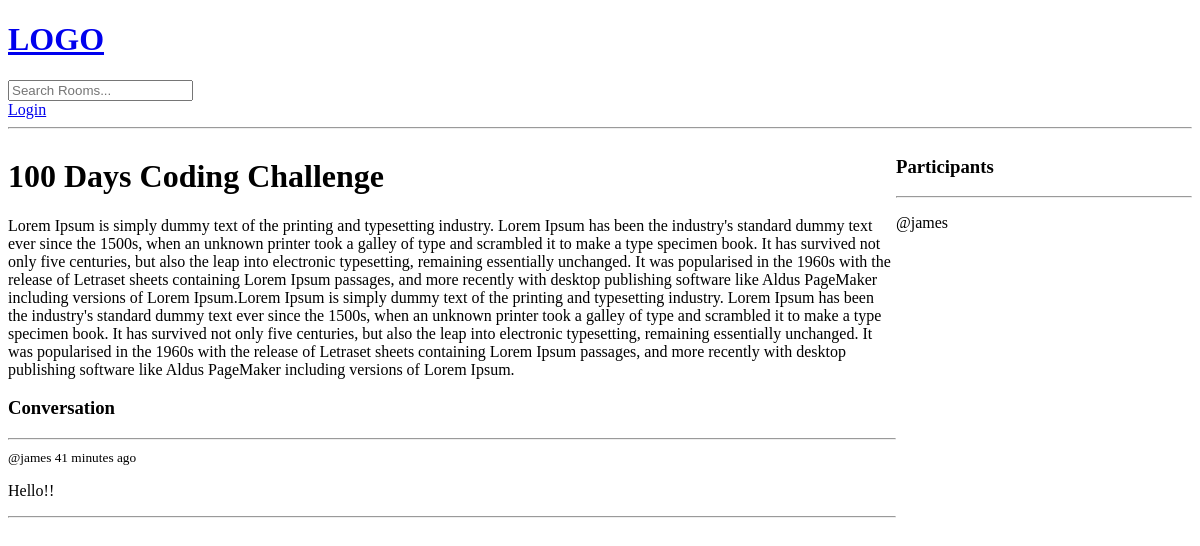
The app's page /room/2, older data.
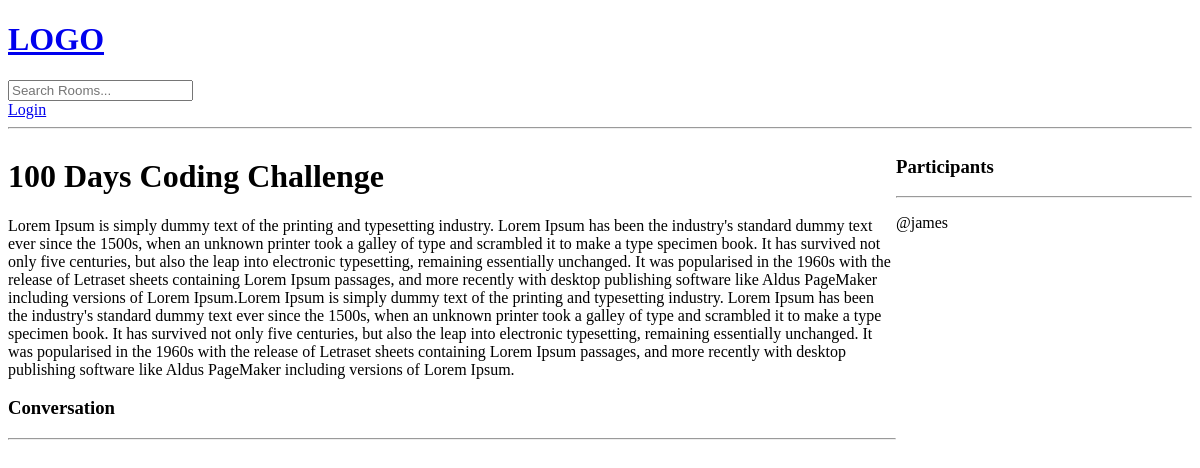
The same page, newer data.
### base/models.py (models this page shows, shortened)
class Message(models.Model):
    user = models.ForeignKey(User, on_delete=models.CASCADE)
    room = models.ForeignKey(Room, on_delete=models.CASCADE)
    body = models.TextField()
    updated = models.DateTimeField(auto_now=True)
    created = models.DateTimeField(auto_now_add=True)
    class Meta:
        ordering = ['-updated', '-created']

### base/views.py (the view, shortened to what this page needs)
# urls.py: path('room/<str:pk>', views.room, name="room"),
def room(request, pk):
    room = Room.objects.get(id=pk)
    room_messages = room.message_set.all()
    participants = room.participants.all()
    context = {'room': room, 'room_messages': room_messages, 'participants':participants}
    return render(request, 'base/room.html', context)

### templates/base/room.html (shortened to what this page needs)
{% extends 'main.html' %} {% block content %}
<div class="room-container">
  <div>
    <h1>{{room.name}}</h1>
    <p>{{room.description}}</p>
    <div class="comment-wrapper">
      <h3>Conversation</h3>
      <hr />
      {% for message in room_messages %}
      <div>
        <small>@{{message.user}} {{message.created|timesince}} ago </small>
        <p>{{message.body}}</p>
        <hr />
      </div>
      {% endfor %}
    </div>
  </div>
  <div>
    <h3>Participants</h3>
    <hr/>
    {% for user in participants %}
    <div>
      <p>@{{user.username}}</p>
    </div>
    {% endfor %}
  </div>
</div>
{% endblock %}

Row changes from the older to the newer data that the page shows:
removed Message: user "james", created "41 minutes", body "Hello!!"
